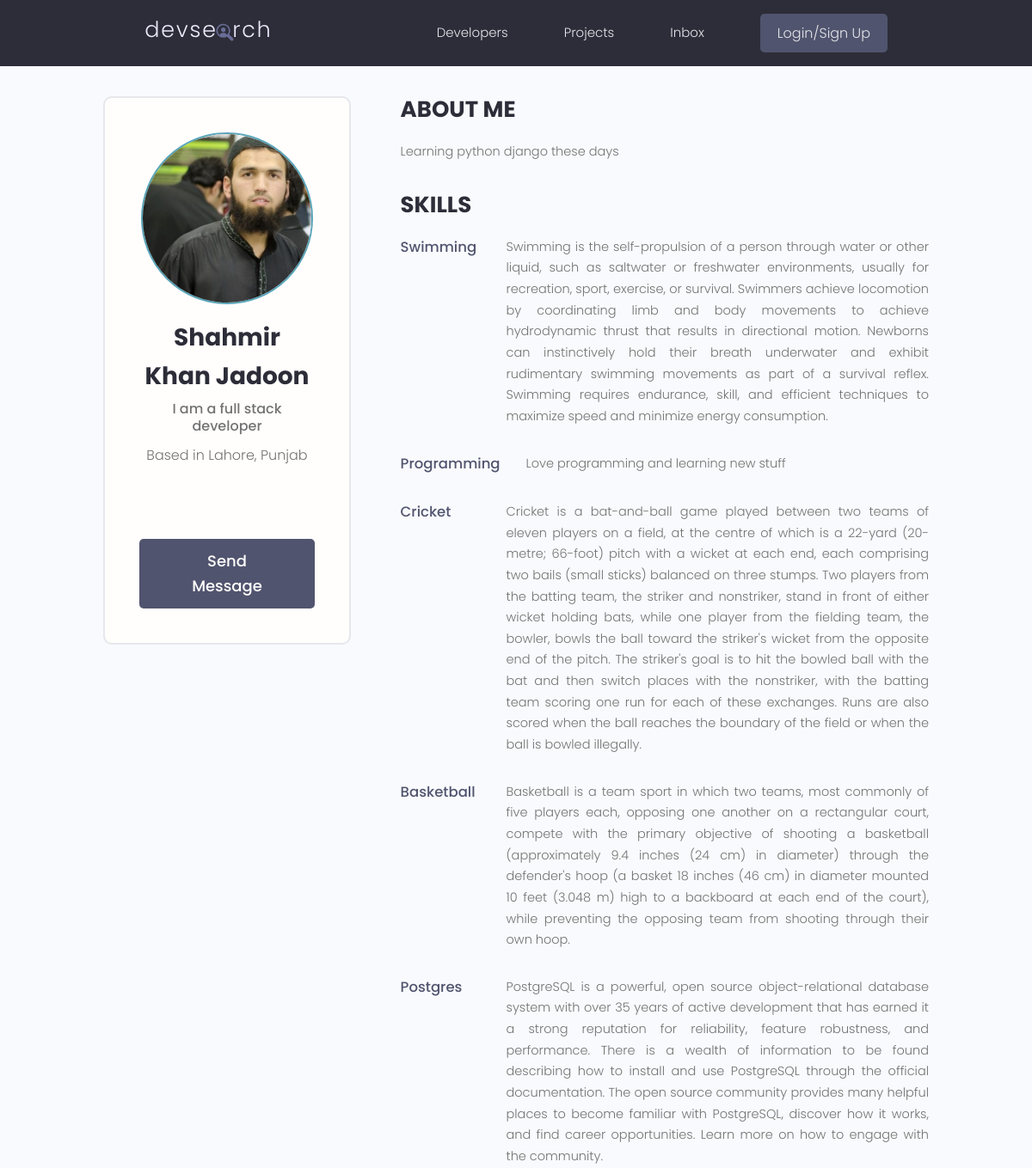
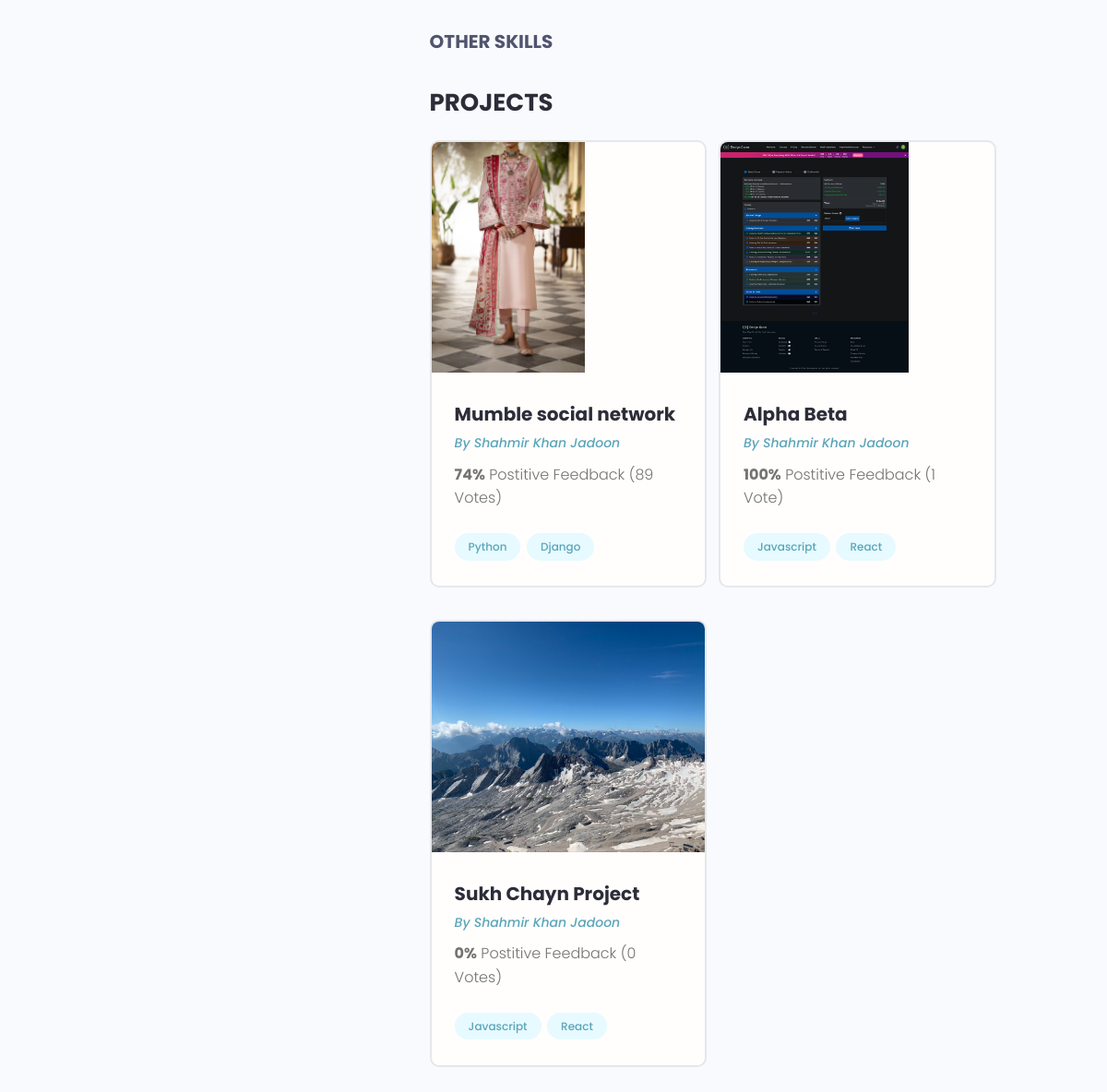
/profile/c3cc85dc-918a-4504-b325-4b7d2b340af9/, run on the app's committed database (2 pictures, top to bottom).
### users/models.py (models this page shows, shortened)
class Profile(models.Model):
  user = models.OneToOneField(User, on_delete=models.CASCADE, null=True, blank=True)
  name = models.CharField(max_length=200, null=True, blank=True)
  email = models.EmailField(max_length=500, null=True, blank=True)
  username = models.CharField(max_length=200, null=True, blank=True)
  location = models.CharField(max_length=200, null=True, blank=True)
  short_intro = models.CharField(max_length=200, null=True, blank=True)
  bio = models.TextField(blank=True, null=True)
  profile_image = models.ImageField(null=True, blank=True, upload_to='profiles/', default='profiles/user-default.png')
  social_github = models.CharField(max_length=200, null=True, blank=True)
  social_twitter = models.CharField(max_length=200, null=True, blank=True)
  social_linkedin = models.CharField(max_length=200, null=True, blank=True)
  social_youtube = models.CharField(max_length=200, null=True, blank=True)
  social_website = models.CharField(max_length=200, null=True, blank=True)
  id = models.UUIDField(default=uuid.uuid4, unique=True, primary_key=True, editable=False)
  created = models.DateTimeField(auto_now_add=True)

class Skill(models.Model):
  owner = models.ForeignKey(Profile, on_delete=models.CASCADE, null=True, blank=True)
  name = models.CharField(max_length=200, null=True, blank=True)
  description = models.TextField(null=True, blank=True)
  id = models.UUIDField(default=uuid.uuid4, unique=True, primary_key=True, editable=False)
  created = models.DateTimeField(auto_now_add=True)

### projects/models.py (models this page shows, shortened)
class Project(models.Model):
    id = models.UUIDField(default=uuid.uuid4, unique=True, primary_key=True, editable=False)
    owner = models.ForeignKey(Profile, null=True, blank=True, on_delete=models.SET_NULL)
    title = models.CharField(max_length=200)
    description = models.TextField(null=True, blank=True)
    feature_image = models.ImageField(null=True, blank=True, default='default.jpg')
    demo_link = models.CharField(max_length=2000, null=True, blank=True)
    source_link = models.CharField(max_length=2000, null=True, blank=True)
    tags = models.ManyToManyField('Tag', related_name='tags', blank=True)
    vote_total = models.IntegerField(default=0, null=True, blank=True)
    vote_ratio = models.IntegerField(default=0, null=True, blank=True)
    created = models.DateTimeField(auto_now_add=True)
    class Meta:
        verbose_name = 'Project'
        verbose_name_plural = 'Projects'

class Tag(models.Model):
    id = models.UUIDField(default=uuid.uuid4, unique=True, primary_key=True, editable=False)
    name = models.CharField(max_length=200)
    created = models.DateTimeField(auto_now_add=True)
    class Meta:
        verbose_name = 'Tag'
        verbose_name_plural = 'Tags'

### users/views.py (the view)
# urls.py: path("profile/<str:pk>/", views.user_profile, name="user-profile"),
def user_profile(request, pk):
    profile = Profile.objects.get(id=pk)
    skills_with_description = profile.skill_set.exclude(description__exact='')
    skills_without_description = profile.skill_set.filter(description__exact='')
    context = {
        'profile': profile,
        'skills_with_description': skills_with_description,
        'skills_without_description': skills_without_description,
    }
    return render(request, 'users/user-profile.html', context)

### users/templates/users/user-profile.html (shortened to what this page needs)
{% extends "main.html" %}
{% block content %}
  <main class="profile my-md">
    <div class="container">
      <div class="layout">
        <div class="column column--1of3">
          <div class="card text-center">
            <div class="card__body dev">
              <img class="avatar avatar--xl" src="{{ profile.profile_image.url }}" />
              <h2 class="dev__name">{{ profile.name }}</h2>
              <p class="dev__title">{{ profile.short_intro }}</p>
              <p class="dev__location">Based in {{ profile.location }}</p>
              <ul class="dev__social">
              </ul>
              <a href="#" class="btn btn--sub btn--lg">Send Message </a>
            </div>
          </div>
        </div>
        <div class="column column--2of3">
          <div class="devInfo">
            <h3 class="devInfo__title">About Me</h3>
            <p class="devInfo__about">
              {{ profile.bio }}
            </p>
          </div>
          <div class="devInfo">
            <h3 class="devInfo__title">Skills</h3>
            <div class="devInfo__skills">
              {% for skill in skills_with_description %}
              <div class="devSkill">
                <h4 class="devSkill__title">{{ skill.name }}</h4>
                <p class="devSkill__info">
                  {{ skill.description }}
                </p>
              </div>
              {% endfor %}
              <h3 class="devInfo__subtitle">Other Skills</h3>
            </div>
          </div>
          <div class="devInfo">
            <h3 class="devInfo__title">Projects</h3>
            <div class="grid grid--two">
              {% for project in profile.project_set.all %}
                <div class="column">
                  <div class="card project">
                    <a href="{% url "single-project" project.id %}" class="project">
                      <img class="project__thumbnail" src="{{ project.feature_image.url }}" alt="project thumbnail" />
                      <div class="card__body">
                        <h3 class="project__title">{{ project.title }}</h3>
                        <p><a class="project__author" href="{% url "user-profile" project.owner.id %}">By {{ project.owner.name }}</a></p>
                        <p class="project--rating">
                          <span style="font-weight: bold;">{{ project.vote_ratio }}%</span> Postitive
                          Feedback ({{ project.vote_total }} Vote{{ project.vote_total|pluralize:"s" }})
                        </p>
                        <div class="project__tags">
                          {% for tag in project.tags.all  %}
                            <span class="tag tag--pill tag--main">
                              <small>{{ tag.name }}</small>
                            </span>
                          {% endfor %}
                        </div>
                      </div>
                    </a>
                  </div>
                </div>
              {% endfor %}
            </div>
          </div>
        </div>
      </div>
    </div>
  </main>
{% endblock %}

### static/styles/app.css (style rules this page uses)
:root { --color-sub: #2d2d39; }
.btn--sub { background-color: var(--color-sub-light); }
.card { border: 2px solid var(--color-light); }
img { width: 100%; }
.profile .card > .dev { padding: 4rem; }
.dev__name { color: var(--color-sub); font-size: 2.8rem; font-weight: 700; margin-top: 1rem; margin-bottom: 0.5rem; }
.dev__title { font-size: 1.6rem; font-weight: 500; line-height: 1.3; }
.dev__location { margin-top: 1rem; }
.dev__social { margin: 3rem 0; list-style: none; display: flex; justify-content: center; gap: 1.5rem; }
.devInfo { margin-bottom: 3rem; }
.devInfo__title, .devInfo__subtitle { font-size: 2.6rem; color: var(--color-sub); text-transform: uppercase; font-weight: 700; margin-bottom: 1.5rem; }
.devInfo__subtitle { font-size: 2rem; color: var(--color-sub-light); }
.devInfo__about, .devSkill__info { font-size: 1.45rem; line-height: 1.7; text-align: justify; }
.devSkill { margin-bottom: 3rem; }
.devSkill__title { font-size: 1.65rem; font-weight: 500; color: var(--color-sub-light); }
@media screen and (min-width: 700px) { .devSkill { display: flex; justify-content: space-between; gap: 3rem; } }
@media screen and (min-width: 700px) { .devSkill__info { flex-basis: 80%; } }
.project__author { font-size: 1.4rem; font-style: italic; }
.project--rating { margin-bottom: 1.6em; margin-top: .5em; }
.project__thumbnail { height: 25rem; object-fit: cover; object-position: top center; }
.project__title { font-size: 2rem; font-weight: 700; color: var(--color-sub); }

### static/uikit/styles/modules/_variables.css (style rules this page uses)
:root { --color-main: #5aa5b9; --color-main-light: #e6faff; --color-sub: #3f4156; --color-sub-light: #51546e; --color-sub-lighter: #ededfd; --color-text: #737373; --color-gray: #8b8b8b; --color-light: #e5e7eb; --color-light-gray: #767676; --color-bg: #f8fafd; --color-white: #fffefd; --color-white-light: #f3f3f3; --color-success: #359e64; --color-success-bg: #def8e8; --color-error: #fc4b0b; --color-error-bg: #fff2ee; --font-base: 'Poppins', arial, helvetica, 'Segoe UI', roboto, ubuntu, sans-serif; --font-monospace: 'Fira Code', 'Courier New', courier, monospace; --font-regular: 300; --font-medium: 500; --font-bold: 700; --generic-shadow: 1px 1px 5px #00000010; --generic-transition: all 0.3s ease-in-out; }

### static/uikit/styles/modules/_base.css (style rules this page uses)
* { margin: 0; padding: 0; box-sizing: border-box; text-rendering: optimizeLegibility; color: inherit; font-size: inherit; }
html { font-size: 50%; }
@media only screen and (min-width: 480px) { html { font-size: 56.25%; } }
@media only screen and (min-width: 1200px) { html { font-size: 62.5%; } }
body { line-height: 1.6; font-weight: 400; font-size: 1.5rem; color: var(--color-text); background-color: var(--color-bg); min-height: 100vh; }

### static/uikit/styles/modules/_typography.css (style rules this page uses)
* { font-family: var(--font-base); }
h2 { font-size: 3.6rem; font-weight: var(--font-bold); }
h3 { font-size: 3.2rem; font-weight: var(--font-medium); }
h4 { font-size: 2.8rem; font-weight: var(--font-medium); }
p, span, strong { font-size: 1.6rem; color: var(--color-text); font-weight: var(--font-regular); }
a { padding-bottom: 2px; text-decoration: none; display: inline-block; color: var(--color-main); font-weight: var(--font-medium); }

### static/uikit/styles/modules/_utilities.css (style rules this page uses)
.container { width: 92%; max-width: 165rem; margin: 0 auto; box-sizing: border-box; }
@media screen and (min-width: 1000px) { .container { width: 90%; } }
@media screen and (min-width: 1200px) { .container { width: 80%; } }
.text-center { text-align: center; }
.my-md { margin: 3rem auto; }

### static/uikit/styles/modules/_avatar.css (style rules this page uses)
.avatar { border-radius: 50%; border: 2px solid var(--color-main); object-fit: cover; }
.avatar--xl { height: 20rem; width: 20rem; }

### static/uikit/styles/modules/_button.css (style rules this page uses)
.btn { display: inline-block; position: relative; cursor: pointer; background-color: var(--color-light); font-weight: var(--font-medium); color: var(--color-sub); text-decoration: none; padding: 1rem 2rem; border-radius: 0.5rem; border: none; width: -webkit-fit-content; width: -moz-fit-content; width: fit-content; height: -webkit-fit-content; height: -moz-fit-content; height: fit-content; font-size: 1.6rem; outline-width: 0; outline-color: transparent; -webkit-backface-visibility: hidden; backface-visibility: hidden; transition: all 0.3s ease-in-out; }
.btn--sub { background-color: var(--color-sub); color: var(--color-white); }
.btn--lg { font-size: 1.8rem; padding: 1.2rem 4.5rem; }

### static/uikit/styles/modules/_card.css (style rules this page uses)
.card { border-radius: 1rem; background-color: var(--color-white); border: 1.5px solid var(--color-light); width: auto; height: auto; margin-top: 0.5rem; margin-bottom: 0.5rem; overflow: hidden; }
.card__body, .card__header { padding: 2rem 2.5rem; }

### data on the page
Profile: profile_image (picture), name "Shahmir Khan Jadoon", short_intro "I am a full stack developer", location "Lahore, Punjab", bio "Learning python django these days"
Skill: name "Swimming", description "Swimming is the self-propulsion of a person through water or other liquid, such as saltwater or freshwater environments, usually for recreation, sport, exercise, or survival. Swimmers achieve locomotion by coordinating limb and body movements to achieve hydrodynamic thrust that results in directional motion. Newborns can instinctively hold their breath underwater and exhibit rudimentary swimming movements as part of a survival reflex. Swimming requires endurance, skill, and efficient techniques to maximize speed and minimize energy consumption."
Skill: name "Programming", description "Love programming and learning new stuff"
Skill: name "Cricket", description "Cricket is a bat-and-ball game played between two teams of eleven players on a field, at the centre of which is a 22-yard (20-metre; 66-foot) pitch with a wicket at each end, each comprising two bails (small sticks) balanced on three stumps. Two players from the batting team, the striker and nonstriker, stand in front of either wicket holding bats, while one player from the fielding team, the bowler, bowls the ball toward the striker's wicket from the opposite end of the pitch. The striker's goal is to hit the bowled ball with the bat and then switch places with the nonstriker, with the batting team scoring one run for each of these exchanges. Runs are also scored when the ball reaches the…"
Skill: name "Basketball", description "Basketball is a team sport in which two teams, most commonly of five players each, opposing one another on a rectangular court, compete with the primary objective of shooting a basketball (approximately 9.4 inches (24 cm) in diameter) through the defender's hoop (a basket 18 inches (46 cm) in diameter mounted 10 feet (3.048 m) high to a backboard at each end of the court), while preventing the opposing team from shooting through their own hoop."
Skill: name "Postgres", description "PostgreSQL is a powerful, open source object-relational database system with over 35 years of active development that has earned it a strong reputation for reliability, feature robustness, and performance. There is a wealth of information to be found describing how to install and use PostgreSQL through the official documentation. The open source community provides many helpful places to become familiar with PostgreSQL, discover how it works, and find career opportunities. Learn more on how to engage with the community."
Project: feature_image (picture), title "Mumble social network", owner.name "Shahmir Khan Jadoon", vote_ratio "74", vote_total "89"
Tag: name "Python"
Tag: name "Django"
Project: feature_image (picture), title "Alpha Beta", owner.name "Shahmir Khan Jadoon", vote_ratio "100", vote_total "1"
Tag: name "Javascript"
Tag: name "React"
Project: feature_image (picture), title "Sukh Chayn Project", owner.name "Shahmir Khan Jadoon", vote_ratio "0", vote_total "0"
